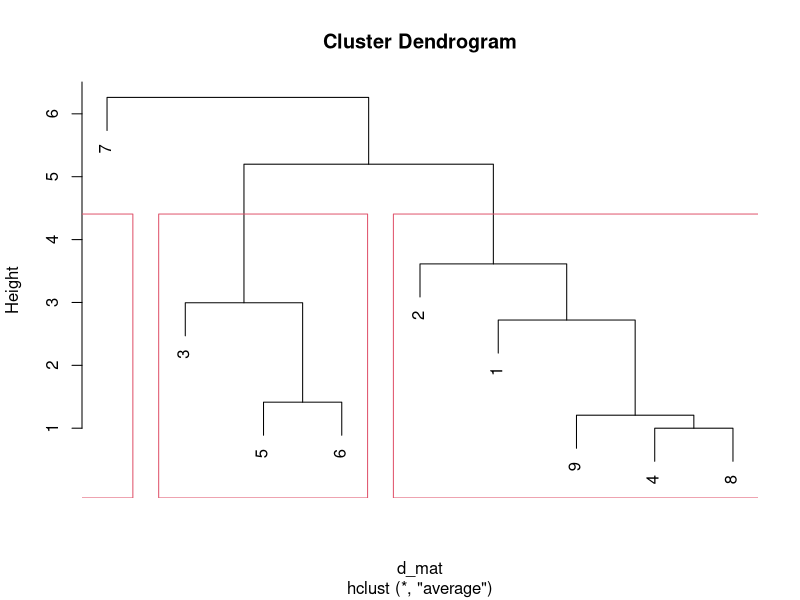

Write R code to recreate this figure.
library(dplyr)
library(ggplot2)
data <- data.frame(
  x=c(1,1,7,4,6,5,1,4,3),
  y=c(9,6,3,8,6,5,2,9,9)
)
d_mat <- dist(data,method = "euclidean")
d_mat
model <- hclust (d_mat,method = "average")
summary(model)
plot(model)
rect.hclust(model,k=3)
fit <- cutree(model,k=3)
print(fit)

